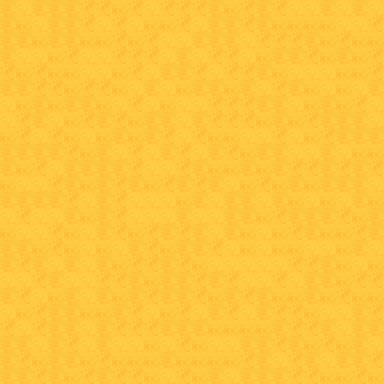

This is a level from a 2D game, rendered from its Tiled map with the project's own tilesets. A one-line summary and the complete map file follow:
An orthogonal 24x24 tile map with 16x16 px tiles, 4 tile layers (ground, walls, doors, fog) and 9 objects.

<map version="1.0" tiledversion="1.1.6" orientation="orthogonal" renderorder="right-down" width="24" height="24" tilewidth="16" tileheight="16" infinite="0" backgroundcolor="#ebad78" nextobjectid="25">
 <properties>
  <property name="entities_render_layer" type="int" value="4" />
 </properties>
 <tileset firstgid="1" source="new_desert.tsx" />
 <layer name="ground" width="24" height="24">
  <properties>
   <property name="render_layer" type="int" value="0" />
  </properties>
  <data encoding="csv">
2,1,2,2,2,4,4,3,4,1,4,4,4,2,3,4,2,4,1,1,2,1,2,1,
2,3,1,2,2,4,1,4,1,3,3,4,1,2,2,4,2,3,3,3,3,1,1,4,
2,2,3,2,2,3,3,4,3,4,1,1,2,2,2,1,4,4,4,2,3,4,3,3,
2,1,1,3,4,1,1,4,4,4,1,2,1,4,4,1,3,2,2,4,3,2,3,4,
4,3,4,3,3,1,1,3,4,1,2,2,4,1,4,4,2,3,1,1,1,3,3,4,
2,2,4,4,3,4,4,3,1,2,1,3,2,2,3,2,1,4,2,3,1,3,1,2,
1,3,2,3,2,2,3,1,4,1,3,1,1,4,4,4,2,2,1,3,2,3,4,1,
1,4,2,1,3,4,2,4,3,2,2,1,2,4,4,4,3,2,3,4,2,2,2,1,
3,4,1,4,3,1,3,2,3,2,4,1,4,3,3,1,1,4,1,3,4,2,2,2,
2,2,2,2,4,3,2,1,4,1,2,4,1,2,4,3,2,2,1,1,2,1,3,3,
2,3,4,1,2,2,2,2,4,1,1,4,2,3,3,2,3,2,4,4,2,4,2,4,
3,1,1,4,2,3,2,4,2,3,4,2,4,2,1,3,4,3,2,3,2,2,2,1,
2,2,2,2,4,1,2,4,1,1,1,3,2,1,2,2,1,2,3,1,3,1,2,3,
1,4,1,1,2,3,2,4,1,1,1,2,1,1,2,2,3,4,2,2,2,4,3,2,
3,1,1,4,3,1,2,4,3,4,2,4,2,1,2,3,1,3,4,2,3,3,4,2,
2,2,3,4,3,1,3,1,2,4,3,2,2,4,1,3,1,3,3,1,1,3,2,1,
2,4,2,1,2,1,2,3,4,4,2,4,3,1,1,1,1,1,4,4,2,3,1,3,
1,1,4,2,1,1,4,4,2,3,2,2,4,2,4,1,1,4,1,2,2,3,4,4,
2,4,1,3,2,1,2,3,2,4,2,2,4,3,2,4,2,3,3,2,3,4,3,3,
1,3,4,2,2,3,3,2,4,1,3,4,1,2,4,1,2,4,4,3,1,1,2,4,
4,1,4,2,2,1,2,4,4,4,2,2,2,3,3,3,3,2,4,4,2,1,2,2,
2,2,1,2,4,1,2,1,1,3,1,4,3,1,1,2,2,4,2,3,4,3,2,1,
2,4,3,2,2,3,4,3,3,3,2,3,3,3,3,4,2,1,4,2,1,2,2,4,
2,2,4,2,3,4,2,4,4,3,1,4,3,2,1,2,2,2,4,4,3,3,4,3
</data>
 </layer>
 <layer name="walls" width="24" height="24">
  <properties>
   <property name="render_layer" type="int" value="1" />
  </properties>
  <data encoding="csv">
0,0,0,0,0,0,0,0,0,0,0,0,0,0,0,0,0,0,0,0,0,0,0,0,
0,0,0,0,0,0,0,0,0,0,0,0,0,0,0,0,0,0,0,0,0,0,0,0,
0,0,0,0,0,0,0,0,0,0,0,0,0,0,0,0,0,0,0,0,0,0,0,0,
0,0,0,0,0,0,0,0,0,0,0,0,0,0,0,0,0,0,0,0,0,0,0,0,
0,0,0,0,0,0,0,0,0,0,0,0,0,0,0,0,0,0,0,0,0,0,0,0,
0,0,0,0,0,0,0,0,0,0,0,0,0,0,0,0,0,0,0,0,0,0,0,0,
0,0,0,0,0,0,0,0,0,0,0,0,0,0,0,0,0,0,0,0,0,0,0,0,
0,0,0,0,0,0,0,0,0,0,0,0,0,0,0,0,0,0,0,0,0,0,0,0,
0,0,0,0,0,0,0,0,0,0,0,0,0,0,0,0,0,0,0,0,0,0,0,0,
0,0,0,0,0,0,0,0,0,0,0,0,0,0,0,0,0,0,0,0,0,0,0,0,
0,0,0,0,0,0,0,0,0,0,0,0,0,0,0,0,0,0,0,0,0,0,0,0,
0,0,0,0,0,0,0,0,0,0,0,0,0,0,0,0,0,0,0,0,0,0,0,0,
0,0,0,0,0,0,0,0,0,0,0,0,0,0,0,0,0,0,0,0,0,0,0,0,
0,0,0,0,0,0,0,0,0,0,0,0,0,0,0,0,0,0,0,0,0,0,0,0,
0,0,0,0,0,0,0,0,0,0,0,0,0,0,0,0,0,0,0,0,0,0,0,0,
0,0,0,0,0,0,0,0,0,0,0,0,0,0,0,0,0,0,0,0,0,0,0,0,
0,0,0,0,0,0,0,0,0,0,0,0,0,0,0,0,0,0,0,0,0,0,0,0,
0,0,0,0,0,0,0,0,0,0,0,0,0,0,0,0,0,0,0,0,0,0,0,0,
0,0,0,0,0,0,0,0,0,0,0,0,0,0,0,0,0,0,0,0,0,0,0,0,
0,0,0,0,0,0,0,0,0,0,0,0,0,0,0,0,0,0,0,0,0,0,0,0,
0,0,0,0,0,0,0,0,0,0,0,0,0,0,0,0,0,0,0,0,0,0,0,0,
0,0,0,0,0,0,0,0,0,0,0,0,0,0,0,0,0,0,0,0,0,0,0,0,
0,0,0,0,0,0,0,0,0,0,0,0,0,0,0,0,0,0,0,0,0,0,0,0,
0,0,0,0,0,0,0,0,0,0,0,0,0,0,0,0,0,0,0,0,0,0,0,0
</data>
 </layer>
 <layer name="doors" width="24" height="24" opacity="0.49">
  <properties>
   <property name="render_layer" type="int" value="2" />
  </properties>
  <data encoding="csv">
0,0,0,0,0,0,0,0,0,0,0,0,0,0,0,0,0,0,0,0,0,0,0,0,
0,0,0,0,0,0,0,0,0,0,0,0,0,0,0,0,0,0,0,0,0,0,0,0,
0,0,0,0,0,0,0,0,0,0,0,0,0,0,0,0,0,0,0,0,0,0,0,0,
0,0,0,0,0,0,0,0,0,0,0,0,0,0,0,0,0,0,0,0,0,0,0,0,
0,0,0,0,0,0,0,0,0,0,0,0,0,0,0,0,0,0,0,0,0,0,0,0,
0,0,0,0,0,0,0,0,0,0,0,0,0,0,0,0,0,0,0,0,0,0,0,0,
0,0,0,0,0,0,0,0,0,0,0,0,0,0,0,0,0,0,0,0,0,0,0,0,
0,0,0,0,0,0,0,0,0,0,0,0,0,0,0,0,0,0,0,0,0,0,0,0,
0,0,0,0,0,0,0,0,0,0,0,0,0,0,0,0,0,0,0,0,0,0,0,0,
0,0,0,0,0,0,0,0,0,0,0,0,0,0,0,0,0,0,0,0,0,0,0,0,
0,0,0,0,0,0,0,0,0,0,0,0,0,0,0,0,0,0,0,0,0,0,0,0,
0,0,0,0,0,0,0,0,0,0,0,0,0,0,0,0,0,0,0,0,0,0,0,0,
0,0,0,0,0,0,0,0,0,0,0,0,0,0,0,0,0,0,0,0,0,0,0,0,
0,0,0,0,0,0,0,0,0,0,0,0,0,0,0,0,0,0,0,0,0,0,0,0,
0,0,0,0,0,0,0,0,0,0,0,0,0,0,0,0,0,0,0,0,0,0,0,0,
0,0,0,0,0,0,0,0,0,0,0,0,0,0,0,0,0,0,0,0,0,0,0,0,
0,0,0,0,0,0,0,0,0,0,0,0,0,0,0,0,0,0,0,0,0,0,0,0,
0,0,0,0,0,0,0,0,0,0,0,0,0,0,0,0,0,0,0,0,0,0,0,0,
0,0,0,0,0,0,0,0,0,0,0,0,0,0,0,0,0,0,0,0,0,0,0,0,
0,0,0,0,0,0,0,0,0,0,0,0,0,0,0,0,0,0,0,0,0,0,0,0,
0,0,0,0,0,0,0,0,0,0,0,0,0,0,0,0,0,0,0,0,0,0,0,0,
0,0,0,0,0,0,0,0,0,0,0,0,0,0,0,0,0,0,0,0,0,0,0,0,
0,0,0,0,0,0,0,0,0,0,0,0,0,0,0,0,0,0,0,0,0,0,0,0,
0,0,0,0,0,0,0,0,0,0,0,0,0,0,0,0,0,0,0,0,0,0,0,0
</data>
 </layer>
 <objectgroup name="doors">
  <properties>
   <property name="layer" type="int" value="3" />
   <property name="type" value="doors" />
  </properties>
  <object id="13" x="336" y="192" width="48" height="80">
   <properties>
    <property name="way" value="right" />
   </properties>
  </object>
  <object id="14" x="192" y="0" width="80" height="64">
   <properties>
    <property name="way" value="up" />
   </properties>
  </object>
  <object id="15" x="0" y="176" width="64" height="80">
   <properties>
    <property name="way" value="left" />
   </properties>
  </object>
  <object id="17" x="160" y="336" width="80" height="48">
   <properties>
    <property name="way" value="down" />
   </properties>
  </object>
 </objectgroup>
 <objectgroup name="trigs">
  <properties>
   <property name="type" value="triggers" />
  </properties>
  <object id="18" x="384" y="208" width="16" height="48">
   <properties>
    <property name="code">return function (self, obj)
  ROOMS:move(1, 0, obj)
end</property>
   </properties>
  </object>
  <object id="19" x="176" y="384" width="48" height="16">
   <properties>
    <property name="code">return function (self, obj)
  ROOMS:move(0, -1, obj)
end</property>
   </properties>
  </object>
  <object id="20" x="-16" y="192" width="16" height="48">
   <properties>
    <property name="code">return function (self, obj)
  ROOMS:move(-1, 0, obj)
end</property>
   </properties>
  </object>
  <object id="21" x="208" y="-16" width="48" height="16">
   <properties>
    <property name="code">return function (self, obj)
  ROOMS:move(0, 1, obj)
end</property>
   </properties>
  </object>
 </objectgroup>
 <objectgroup name="entities">
  <properties>
   <property name="type" value="entities" />
  </properties>
  <object id="16" x="208" y="224">
   <properties>
    <property name="type_id" value="player" />
   </properties>
   <point />
  </object>
 </objectgroup>
 <layer name="fog" width="24" height="24">
  <properties>
   <property name="render_layer" type="int" value="3" />
  </properties>
  <data encoding="csv">
0,0,0,0,0,0,0,0,0,0,0,0,0,0,0,0,0,0,0,0,0,0,0,0,
0,0,0,0,0,0,0,0,0,0,0,0,0,0,0,0,0,0,0,0,0,0,0,0,
0,0,0,0,0,0,0,0,0,0,0,0,0,0,0,0,0,0,0,0,0,0,0,0,
0,0,0,0,0,0,0,0,0,0,0,0,0,0,0,0,0,0,0,0,0,0,0,0,
0,0,0,0,0,0,0,0,0,0,0,0,0,0,0,0,0,0,0,0,0,0,0,0,
0,0,0,0,0,0,0,0,0,0,0,0,0,0,0,0,0,0,0,0,0,0,0,0,
0,0,0,0,0,0,0,0,0,0,0,0,0,0,0,0,0,0,0,0,0,0,0,0,
0,0,0,0,0,0,0,0,0,0,0,0,0,0,0,0,0,0,0,0,0,0,0,0,
0,0,0,0,0,0,0,0,0,0,0,0,0,0,0,0,0,0,0,0,0,0,0,0,
0,0,0,0,0,0,0,0,0,0,0,0,0,0,0,0,0,0,0,0,0,0,0,0,
0,0,0,0,0,0,0,0,0,0,0,0,0,0,0,0,0,0,0,0,0,0,0,0,
0,0,0,0,0,0,0,0,0,0,0,0,0,0,0,0,0,0,0,0,0,0,0,0,
0,0,0,0,0,0,0,0,0,0,0,0,0,0,0,0,0,0,0,0,0,0,0,0,
0,0,0,0,0,0,0,0,0,0,0,0,0,0,0,0,0,0,0,0,0,0,0,0,
0,0,0,0,0,0,0,0,0,0,0,0,0,0,0,0,0,0,0,0,0,0,0,0,
0,0,0,0,0,0,0,0,0,0,0,0,0,0,0,0,0,0,0,0,0,0,0,0,
0,0,0,0,0,0,0,0,0,0,0,0,0,0,0,0,0,0,0,0,0,0,0,0,
0,0,0,0,0,0,0,0,0,0,0,0,0,0,0,0,0,0,0,0,0,0,0,0,
0,0,0,0,0,0,0,0,0,0,0,0,0,0,0,0,0,0,0,0,0,0,0,0,
0,0,0,0,0,0,0,0,0,0,0,0,0,0,0,0,0,0,0,0,0,0,0,0,
0,0,0,0,0,0,0,0,0,0,0,0,0,0,0,0,0,0,0,0,0,0,0,0,
0,0,0,0,0,0,0,0,0,0,0,0,0,0,0,0,0,0,0,0,0,0,0,0,
0,0,0,0,0,0,0,0,0,0,0,0,0,0,0,0,0,0,0,0,0,0,0,0,
0,0,0,0,0,0,0,0,0,0,0,0,0,0,0,0,0,0,0,0,0,0,0,0
</data>
 </layer>
</map>
